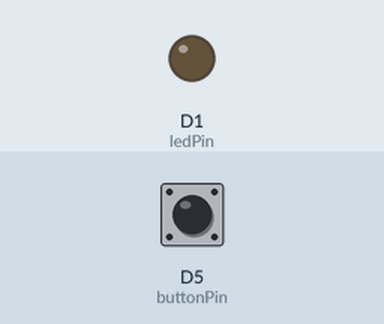
Recording of a sketch running on a simulated ESP8266 (NodeMCU). On the bench: output pins drawn as LEDs (lit = HIGH). The test bench sets the inputs (shaded band); at power-on: D5 (buttonPin) HIGH. WiFi joins after 1.5 s; servers stay silent unless stated; what the sketch prints to the serial monitor is not drawn.

Above: at 4.7 s.
4.8 s: D5 (buttonPin) pulled LOW for 3.2 s
At 8.0 s:
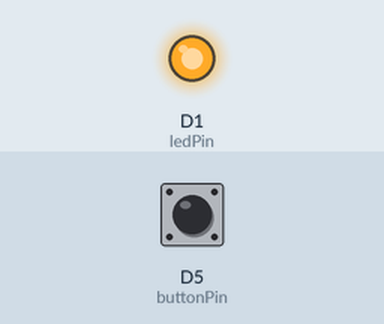
9.5 s: D5 (buttonPin) pulled LOW for 0.15 s
At 10.8 s:
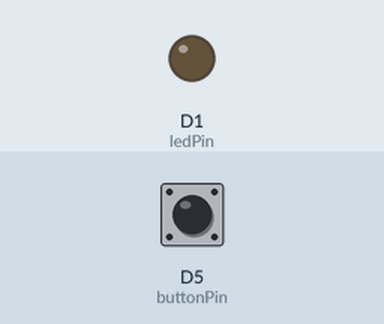
11.1 s: D5 (buttonPin) pulled LOW for 1 s
At 12.2 s:
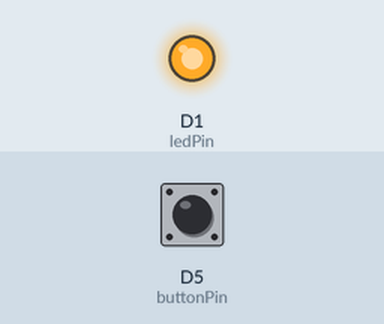
Timing chart, 0 to 14.1 s (numbered marks = the images above; inputs shaded):
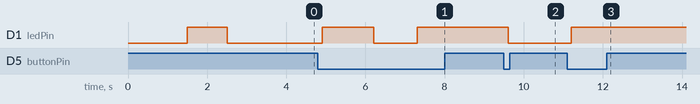

Measured:
- after the input at 4.8 s, D1 (ledPin): LOW → HIGH after 0.10 s, → LOW 1.3 s later, → HIGH 1.1 s later
- after the input at 9.5 s, D1 (ledPin): HIGH → LOW after 0.10 s
- after the input at 11.1 s, D1 (ledPin): LOW → HIGH after 0.11 s

The sketch:

IFTTT.ino
```cpp
#include <ESP8266HTTPClient.h>

#include <IFTTTWebhook.h>

#include <IFTTTWebhook.h>
#include <ESP8266WiFi.h>

#define IFTTT_API_KEY "hKz5fItk_n_tyrrV7W5mystovzU3-tXUhwLJd1hxLe2"
#define IFTTT_EVENT_NAME "esppush"

const char* ssid="DO_F62B";
const char* password = "jonnyb55";
//const char* IFTTT_API_KEY = "hKz5fItk_n_tyrrV7W5mystovzU3-tXUhwLJd1hxLe2";
//const char* IFTTT_EVENT_NAME = "esppush"; // esppush  pushbutton

// String mainURL ="https://maker.ifttt.com/trigger/esppush/with/key/hKz5fItk_n_tyrrV7W5mystovzU3-tXUhwLJd1hxLe2";
 String mainURL ="https://www.google.com";

int ledPin = D1;
int buttonPin = D5;

int currentState = 0;
int newButtonState = 0;

void setup() {

  pinMode(buttonPin, INPUT_PULLUP);
  pinMode(ledPin,OUTPUT);
  digitalWrite(ledPin,LOW);

  Serial.begin(9600);
  Serial.println();
  Serial.print("Wifi connecting to ");
  Serial.println( ssid );

  WiFi.begin(ssid,password);

  Serial.println();
  Serial.print("Connecting");

  while( WiFi.status() != WL_CONNECTED ){
      delay(500);
      Serial.print(".");
  }

  digitalWrite( ledPin , HIGH);
  Serial.println();

  Serial.println("Wifi Connected Success!");
  Serial.print("NodeMCU IP Address : ");
  Serial.println(WiFi.localIP() );

  delay(1000);
  digitalWrite( ledPin , LOW);
  delay(1000);

}

void loop() {
  // put your main code here, to run repeatedly:


  newButtonState = digitalRead(buttonPin);
  delay(100);

  if(newButtonState == LOW) { // GPIO pins is normally on. So we need to ground it for an event
    if(currentState == 0){
      digitalWrite(ledPin, HIGH);
      currentState = 1;

      if (WiFi.status() == WL_CONNECTED) {
        Serial.printf("CONNECTED");

        HTTPClient http;
        WiFiClient client;

        if (http.begin(client, mainURL)) {
          Serial.print("[HTTP] GET...\n");

          int httpCode = http.GET();


          // httpCode will be negative on error
          if (httpCode > 0) {
            // HTTP header has been send and Server response header has been handled
            Serial.printf("[HTTP] GET... code: %d", httpCode);

            // file found at server
            if (httpCode == HTTP_CODE_OK || httpCode == HTTP_CODE_MOVED_PERMANENTLY) {
              String payload = http.getString();
              Serial.println(payload);
            }
            } else {
              Serial.printf("[HTTP] GET... failed, error: %s", http.errorToString(httpCode).c_str());
            }

            http.end();
          } else {
            Serial.printf("[HTTP} Unable to connect");
          }


      //
      //      IFTTTWebhook hook(IFTTT_API_KEY, IFTTT_EVENT_NAME);
      //      hook.trigger();
      } else {
        Serial.printf("NOT CONNECTED");
      }

    } else {
      digitalWrite(ledPin, LOW);
      currentState = 0;
    }
    newButtonState = LOW;
    delay(1000);
  }


}
```
